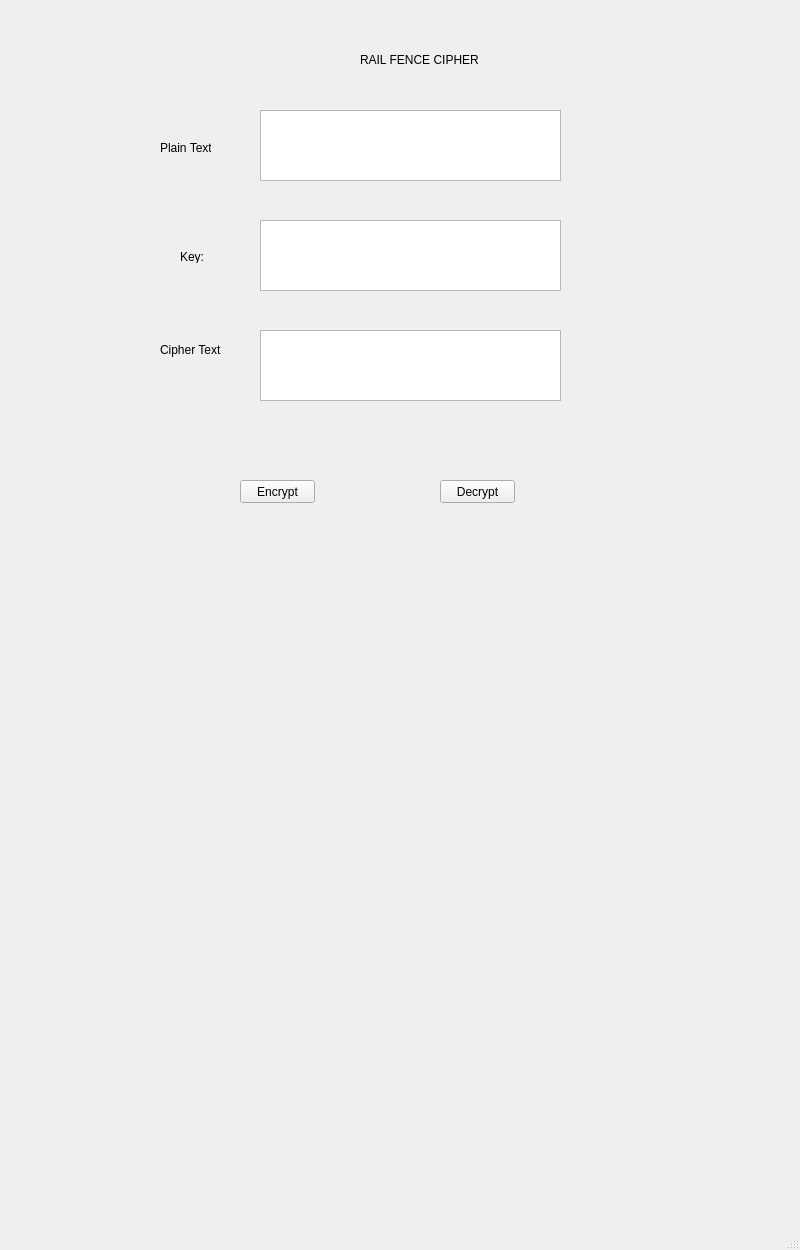
<?xml version="1.0" encoding="UTF-8"?>
<ui version="4.0">
 <class>MainWindow</class>
 <widget class="QMainWindow" name="MainWindow">
  <property name="geometry">
   <rect>
    <x>0</x>
    <y>0</y>
    <width>800</width>
    <height>1250</height>
   </rect>
  </property>
  <property name="windowTitle">
   <string>MainWindow</string>
  </property>
  <widget class="QWidget" name="centralwidget">
   <widget class="QPlainTextEdit" name="plainRail">
    <property name="geometry">
     <rect>
      <x>260</x>
      <y>110</y>
      <width>301</width>
      <height>71</height>
     </rect>
    </property>
   </widget>
   <widget class="QPlainTextEdit" name="keyRail">
    <property name="geometry">
     <rect>
      <x>260</x>
      <y>220</y>
      <width>301</width>
      <height>71</height>
     </rect>
    </property>
   </widget>
   <widget class="QPlainTextEdit" name="cipherRail">
    <property name="geometry">
     <rect>
      <x>260</x>
      <y>330</y>
      <width>301</width>
      <height>71</height>
     </rect>
    </property>
   </widget>
   <widget class="QLabel" name="label_2">
    <property name="geometry">
     <rect>
      <x>160</x>
      <y>140</y>
      <width>51</width>
      <height>16</height>
     </rect>
    </property>
    <property name="text">
     <string>Plain Text:</string>
    </property>
   </widget>
   <widget class="QLabel" name="label_3">
    <property name="geometry">
     <rect>
      <x>180</x>
      <y>250</y>
      <width>47</width>
      <height>13</height>
     </rect>
    </property>
    <property name="text">
     <string>Key:</string>
    </property>
   </widget>
   <widget class="QLabel" name="label_4">
    <property name="geometry">
     <rect>
      <x>160</x>
      <y>340</y>
      <width>61</width>
      <height>20</height>
     </rect>
    </property>
    <property name="text">
     <string>Cipher Text:</string>
    </property>
   </widget>
   <widget class="QLabel" name="label">
    <property name="geometry">
     <rect>
      <x>360</x>
      <y>50</y>
      <width>141</width>
      <height>20</height>
     </rect>
    </property>
    <property name="baseSize">
     <size>
      <width>4</width>
      <height>0</height>
     </size>
    </property>
    <property name="text">
     <string>RAIL FENCE CIPHER</string>
    </property>
   </widget>
   <widget class="QPushButton" name="enRail">
    <property name="geometry">
     <rect>
      <x>240</x>
      <y>480</y>
      <width>75</width>
      <height>23</height>
     </rect>
    </property>
    <property name="text">
     <string>Encrypt</string>
    </property>
   </widget>
   <widget class="QPushButton" name="deRail">
    <property name="geometry">
     <rect>
      <x>440</x>
      <y>480</y>
      <width>75</width>
      <height>23</height>
     </rect>
    </property>
    <property name="text">
     <string>Decrypt</string>
    </property>
   </widget>
  </widget>
  <widget class="QMenuBar" name="menubar">
   <property name="geometry">
    <rect>
     <x>0</x>
     <y>0</y>
     <width>800</width>
     <height>21</height>
    </rect>
   </property>
  </widget>
  <widget class="QStatusBar" name="statusbar"/>
 </widget>
 <resources/>
 <connections/>
</ui>
